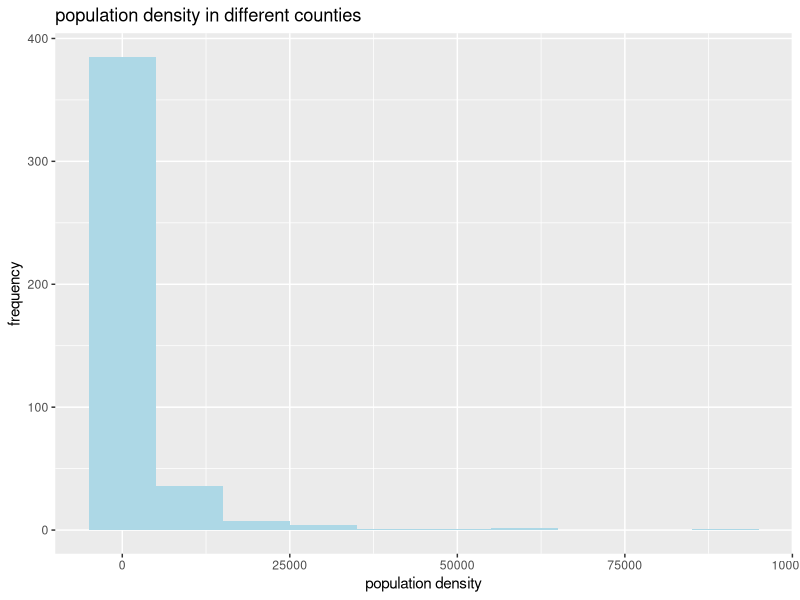
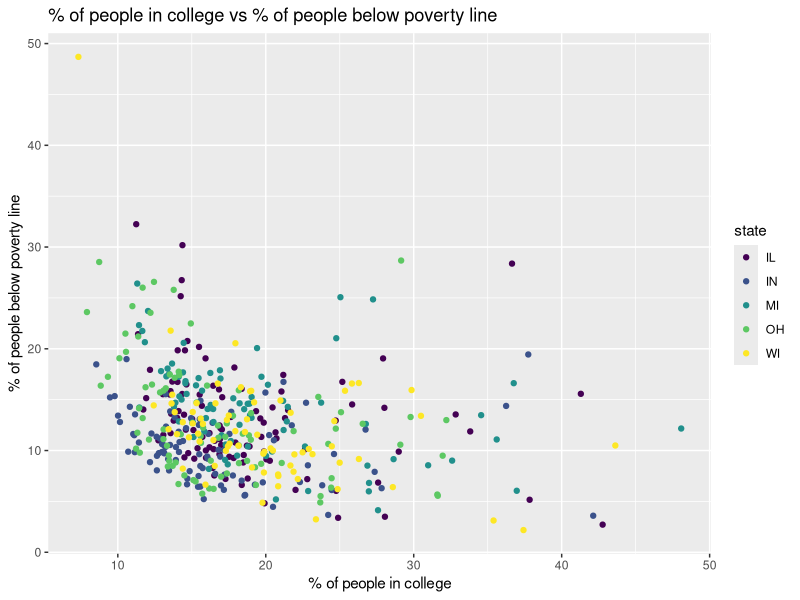
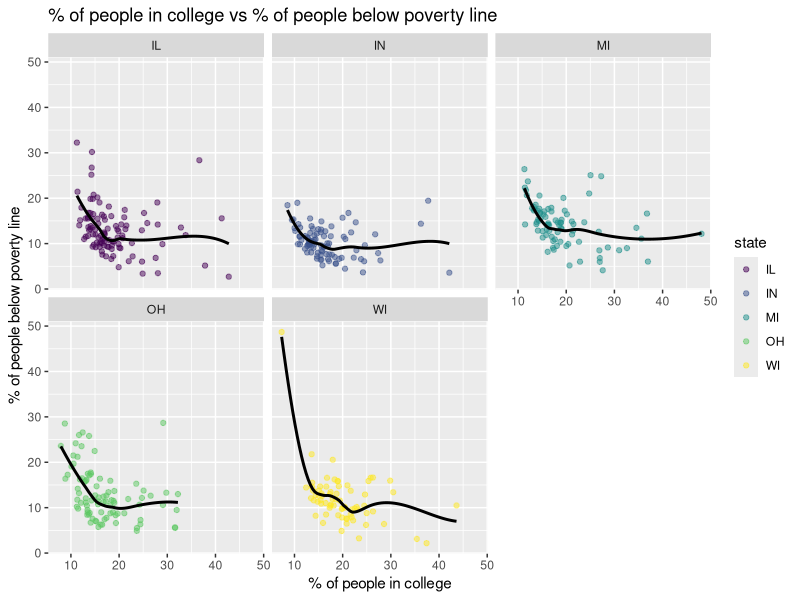
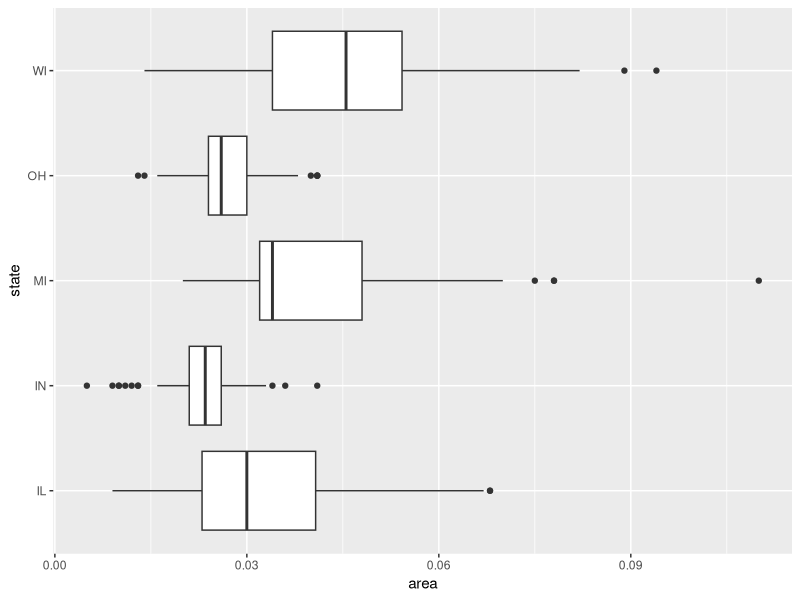
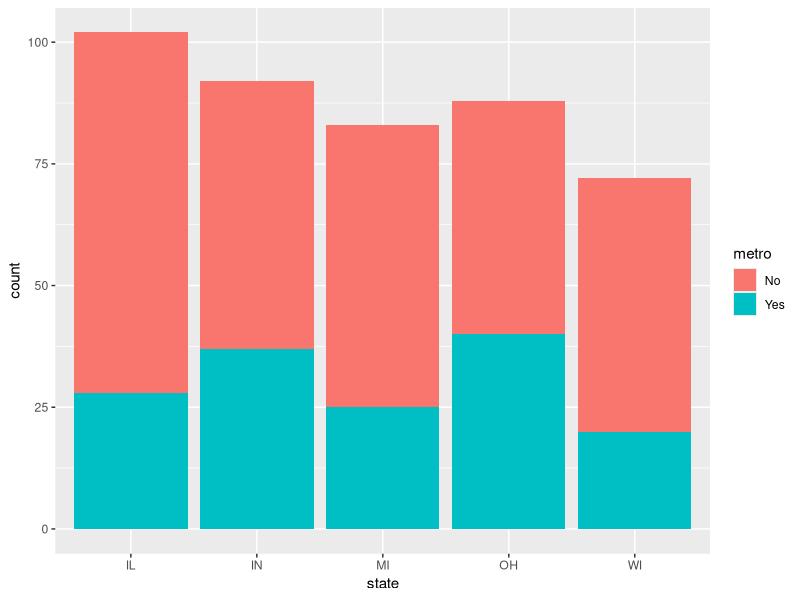

Recreate these plots in R, in order.
## ---- chunk 1
1 + 1
## ---- chunk 2
#| echo: false
2 * 2
## ---- chunk 3
library(tidyverse)
library(viridis)
## ---- chunk 4
glimpse(midwest)
## ---- chunk 5
view(midwest)
## ---- chunk 6
ggplot(midwest, aes(x = popdensity))+
  geom_histogram(binwidth = 10000, fill = "light blue")+
labs(title = "population density in different counties", x = "population density", y = "frequency")
## ---- chunk 7
    ggplot(midwest, aes(x=percollege, y=percbelowpoverty, color=state))+
      geom_point()+
      labs(title="% of people in college vs % of people below poverty line", x= "% of people in college", y= "% of people below poverty line") + scale_colour_viridis_d()
## ---- chunk 8
    ggplot(midwest, aes(x=percollege, y=percbelowpoverty, color=state))+
      geom_point(alpha = .5)+
      facet_wrap(~state) +
      geom_smooth(se = FALSE, color = "black")+
      labs(title="% of people in college vs % of people below poverty line", x= "% of people in college", y= "% of people below poverty line") + scale_colour_viridis_d()
## ---- chunk 9
    ggplot(midwest, aes(x=area, y=state))+
      geom_boxplot()
## ---- chunk 10
midwest <- midwest |>
  mutate(metro = if_else(inmetro == 1, "Yes", "No"))
## ---- chunk 11
ggplot(midwest, aes(x=state, fill= metro))+
  geom_bar()
